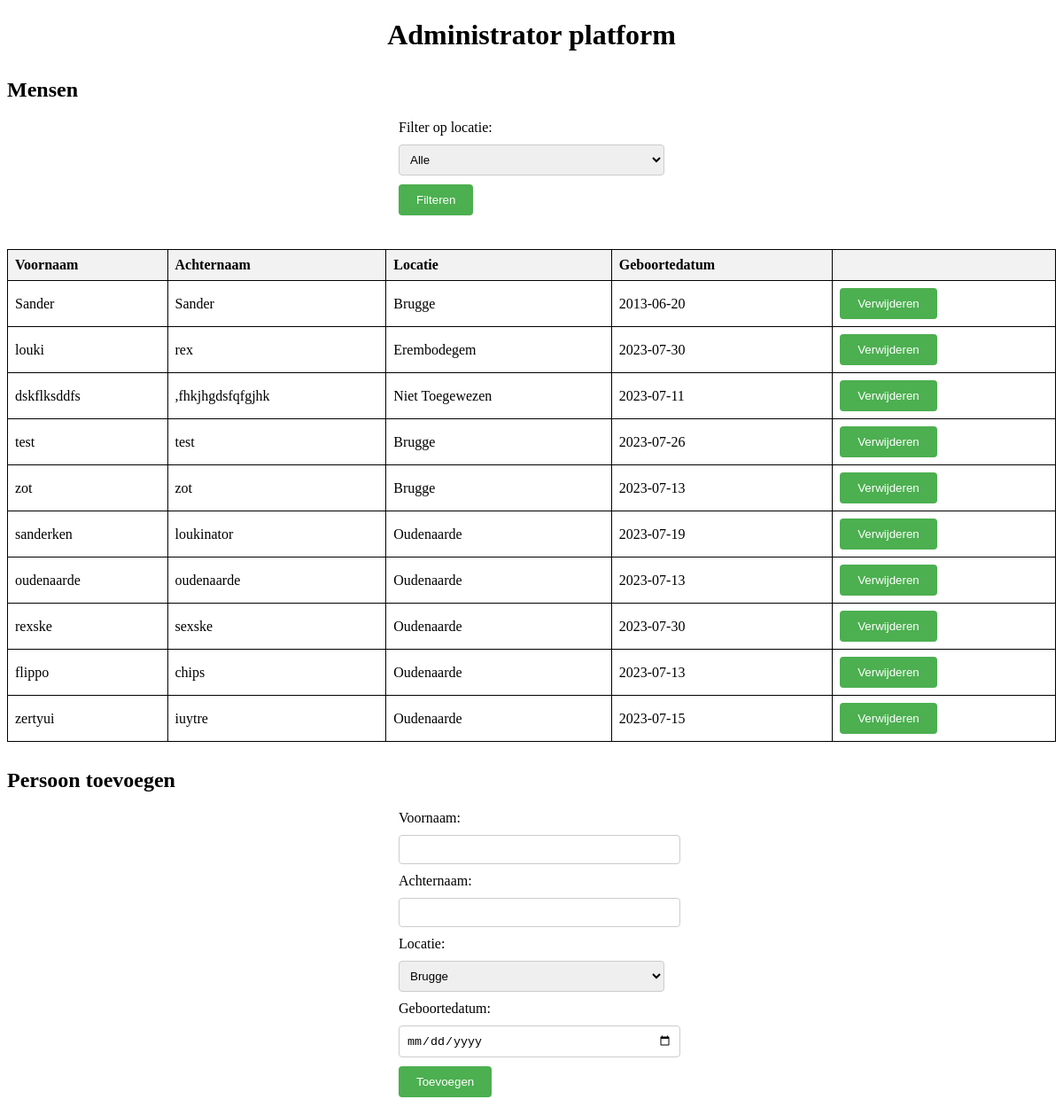
Before: /techmensen with the older database file.
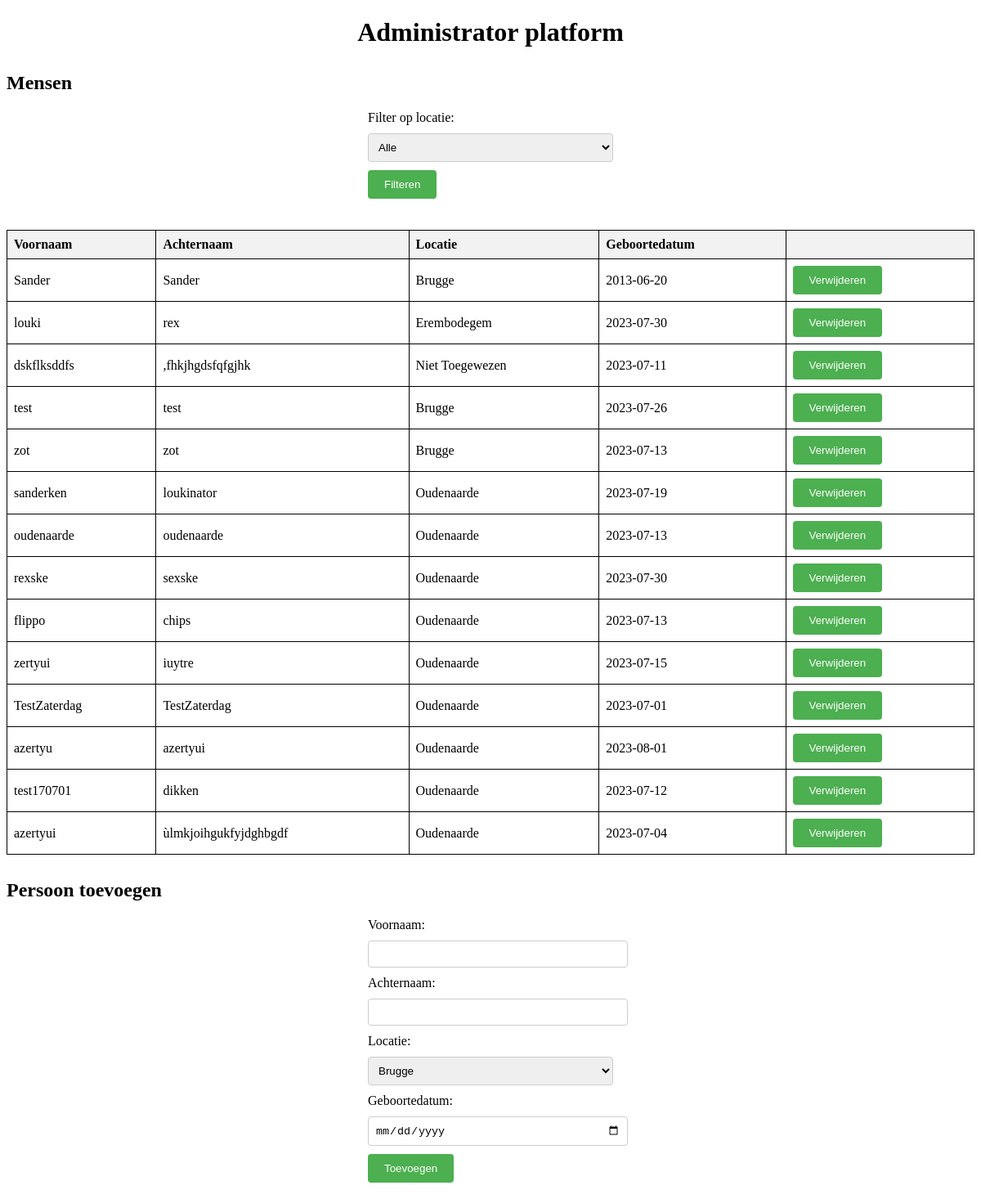
After: the same page with the newer database file.
### tables this page shows
CREATE TABLE mensen (voornaam TEXT, achternaam TEXT, "locatie"	TEXT, "geboortedatum"	TEXT);

### login.py (the view)
@app.route('/techmensen')
def techmensen():
    mensen = haal_mensen_op()
    return render_template('techmensen.html', mensen=mensen)

### login.py (called while the page is built)
def haal_mensen_op():
    conn = sqlite3.connect('techmensenba.db')
    cursor = conn.cursor()
    cursor.execute("SELECT voornaam, achternaam, locatie, geboortedatum FROM mensen")
    resultaten = cursor.fetchall()
    conn.close()
    return resultaten

### templates/techmensen.html (shortened to what this page needs)
<!DOCTYPE html>
<html>
<head>
</head>
<body>
    <h1>Administrator platform</h1>
    <h2>Mensen</h2>
    <form action="/filteren" method="post">
        <label for="locatieFilter">Filter op locatie:</label>
        <select name="locatieFilter" id="locatieFilter">
            <option value="">Alle</option>
        </select>
        <input type="submit" value="Filteren">
    </form>
    <br>
    <table>
        <tr>
            <th>Voornaam</th>
            <th>Achternaam</th>
            <th>Locatie</th>
            <th>Geboortedatum</th>
            <th></th>
        </tr>
        {% for persoon in mensen %}
        <tr>
            <td>{{ persoon[0] }}</td>
            <td>{{ persoon[1] }}</td>
            <td>{{ persoon[2] }}</td>
            <td>{{ persoon[3] }}</td>
            <td>
                <form action="/verwijderen" method="post" style="display: inline;" onsubmit="return bevestigVerwijderen();">
                    <input type="submit" value="Verwijderen">
                </form>
            </td>
        </tr>
        {% endfor %}
    </table>
    <h2>Persoon toevoegen</h2>
    <form action="/toevoegen" method="post">
        <label for="voornaam">Voornaam:</label>
        <input type="text" name="voornaam" id="voornaam" required>
        <label for="achternaam">Achternaam:</label>
        <input type="text" name="achternaam" id="achternaam" required>
        <label for="locatie">Locatie:</label>
        <select name="locatie" id="locatie" required>
            <option value="Brugge">Brugge</option>
        </select>
        <label for="geboortedatum">Geboortedatum:</label>
        <input type="date" name="geboortedatum" id="geboortedatum" required>
        <input type="submit" value="Toevoegen">
    </form>
</body>
</html>

### templates/techmensen.html (style rules this page uses)
table { border-collapse: collapse; width: 100%; }
th, td { border: 1px solid black; padding: 8px; text-align: left; }
th { background-color: #f2f2f2; }
h1 { text-align: center; }
h2 { margin-top: 30px; }
form { width: 300px; margin: 20px auto; }
label { display: block; margin-bottom: 10px; }
input[type="text"], select { width: 100%; padding: 8px; margin-bottom: 10px; border: 1px solid #ccc; border-radius: 4px; }
input[type="date"] { width: 100%; padding: 8px; margin-bottom: 10px; border: 1px solid #ccc; border-radius: 4px; }
input[type="submit"] { background-color: #4CAF50; color: white; padding: 10px 20px; border: none; border-radius: 4px; cursor: pointer; }

Changed rows visible on the page:
added mensen: voornaam "TestZaterdag", achternaam "TestZaterdag", locatie "Oudenaarde", geboortedatum "2023-07-01"
added mensen: voornaam "azertyu", achternaam "azertyui", locatie "Oudenaarde", geboortedatum "2023-08-01"
added mensen: voornaam "test170701", achternaam "dikken", locatie "Oudenaarde", geboortedatum "2023-07-12"
added mensen: voornaam "azertyui", achternaam "ùlmkjoihgukfyjdghbgdf", locatie "Oudenaarde", geboortedatum "2023-07-04"
